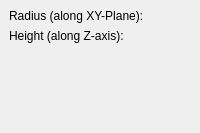
        <widget class="QWidget" name="Page2_cylinder">
         <layout class="QGridLayout">
          <property name="leftMargin">
           <number>9</number>
          </property>
          <property name="topMargin">
           <number>9</number>
          </property>
          <property name="rightMargin">
           <number>9</number>
          </property>
          <property name="bottomMargin">
           <number>9</number>
          </property>
          <property name="spacing">
           <number>6</number>
          </property>
          <item row="0" column="0">
           <layout class="QGridLayout">
            <property name="leftMargin">
             <number>0</number>
            </property>
            <property name="topMargin">
             <number>0</number>
            </property>
            <property name="rightMargin">
             <number>0</number>
            </property>
            <property name="bottomMargin">
             <number>0</number>
            </property>
            <property name="spacing">
             <number>6</number>
            </property>
            <item row="1" column="0">
             <widget class="QLabel" name="textLabel6">
              <property name="text">
               <string>Height (along Z-axis):</string>
              </property>
             </widget>
            </item>
            <item row="0" column="0">
             <widget class="QLabel" name="textLabel5">
              <property name="text">
               <string>Radius (along XY-Plane):</string>
              </property>
             </widget>
            </item>
            <item row="1" column="1">
             <widget class="Gui::QuantitySpinBox" name="cylinderHeight" native="true">
              <property name="keyboardTracking" stdset="0">
               <bool>false</bool>
              </property>
              <property name="unit" stdset="0">
               <string notr="true">mm</string>
              </property>
              <property name="value" stdset="0">
               <double>10.000000000000000</double>
              </property>
             </widget>
            </item>
            <item row="0" column="1">
             <widget class="Gui::QuantitySpinBox" name="cylinderRadius" native="true">
              <property name="keyboardTracking" stdset="0">
               <bool>false</bool>
              </property>
              <property name="unit" stdset="0">
               <string notr="true">mm</string>
              </property>
              <property name="value" stdset="0">
               <double>2.000000000000000</double>
              </property>
             </widget>
            </item>
           </layout>
          </item>
          <item row="1" column="0">
           <spacer>
            <property name="orientation">
             <enum>Qt::Vertical</enum>
            </property>
            <property name="sizeType">
             <enum>QSizePolicy::Expanding</enum>
            </property>
            <property name="sizeHint" stdset="0">
             <size>
              <width>31</width>
              <height>81</height>
             </size>
            </property>
           </spacer>
          </item>
         </layout>
        </widget>
